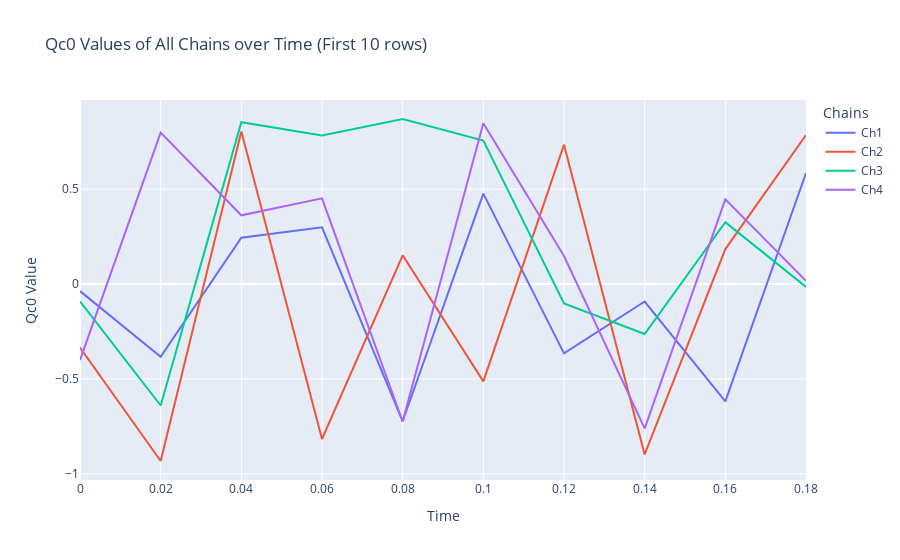

The cell this chart's notebook holds for it:
### Markdown cell above
# Interactive Visualization

### Code cell
import plotly.express as px
# Specify the column name for comparison
column_name = 'Qc0'

# Create a DataFrame for the first 10 rows of all chains
data = pd.concat([ch1.head(10), ch2.head(10), ch3.head(10), ch4.head(10)],
                 keys=['Ch1', 'Ch2', 'Ch3', 'Ch4'])

# Create an interactive line plot using Plotly
fig = px.line(data, x='time', y=column_name, color=data.index.get_level_values(0),
              labels={'time': 'Time', column_name: 'Qc0 Value'},
              title=f'{column_name} Values of All Chains over Time (First 10 rows)')
fig.update_layout(legend_title_text='Chains')
fig.show()

### Figure 1 — Plotly figure (JSON) as saved in the notebook; plotly's stock layout.template omitted (floating-point values rounded to 4 significant figures)
{"data": [{"hovertemplate": "color=Ch1<br>Time=%{x}<br>Qc0 Value=%{y}<extra></extra>", "legendgroup": "Ch1", "line": {"color": "#636efa", "dash": "solid"}, "marker": {"symbol": "circle"}, "mode": "lines", "name": "Ch1", "orientation": "v", "showlegend": true, "type": "scatter", "x": [0, 0.02, 0.04, 0.06, 0.08, 0.1, 0.12, 0.14, 0.16, 0.18], "xaxis": "x", "y": [-0.03725, -0.3829, 0.2444, 0.2994, -0.7234, 0.4766, -0.3654, -0.09198, -0.6186, 0.5857], "yaxis": "y"}, {"hovertemplate": "color=Ch2<br>Time=%{x}<br>Qc0 Value=%{y}<extra></extra>", "legendgroup": "Ch2", "line": {"color": "#EF553B", "dash": "solid"}, "marker": {"symbol": "circle"}, "mode": "lines", "name": "Ch2", "orientation": "v", "showlegend": true, "type": "scatter", "x": [0, 0.02, 0.04, 0.06, 0.08, 0.1, 0.12, 0.14, 0.16, 0.18], "xaxis": "x", "y": [-0.3345, -0.9327, 0.8043, -0.8169, 0.1517, -0.5131, 0.7349, -0.8983, 0.1846, 0.7853], "yaxis": "y"}, {"hovertemplate": "color=Ch3<br>Time=%{x}<br>Qc0 Value=%{y}<extra></extra>", "legendgroup": "Ch3", "line": {"color": "#00cc96", "dash": "solid"}, "marker": {"symbol": "circle"}, "mode": "lines", "name": "Ch3", "orientation": "v", "showlegend": true, "type": "scatter", "x": [0, 0.02, 0.04, 0.06, 0.08, 0.1, 0.12, 0.14, 0.16, 0.18], "xaxis": "x", "y": [-0.09169, -0.6402, 0.8531, 0.783, 0.8702, 0.7566, -0.1025, -0.2632, 0.3267, -0.01465], "yaxis": "y"}, {"hovertemplate": "color=Ch4<br>Time=%{x}<br>Qc0 Value=%{y}<extra></extra>", "legendgroup": "Ch4", "line": {"color": "#ab63fa", "dash": "solid"}, "marker": {"symbol": "circle"}, "mode": "lines", "name": "Ch4", "orientation": "v", "showlegend": true, "type": "scatter", "x": [0, 0.02, 0.04, 0.06, 0.08, 0.1, 0.12, 0.14, 0.16, 0.18], "xaxis": "x", "y": [-0.4006, 0.7981, 0.3625, 0.4517, -0.7247, 0.848, 0.1476, -0.7607, 0.4462, 0.01716], "yaxis": "y"}], "layout": {"legend": {"title": {"text": "Chains"}, "tracegroupgap": 0}, "title": {"text": "Qc0 Values of All Chains over Time (First 10 rows)"}, "xaxis": {"anchor": "y", "domain": [0, 1], "title": {"text": "Time"}}, "yaxis": {"anchor": "x", "domain": [0, 1], "title": {"text": "Qc0 Value"}}}}
